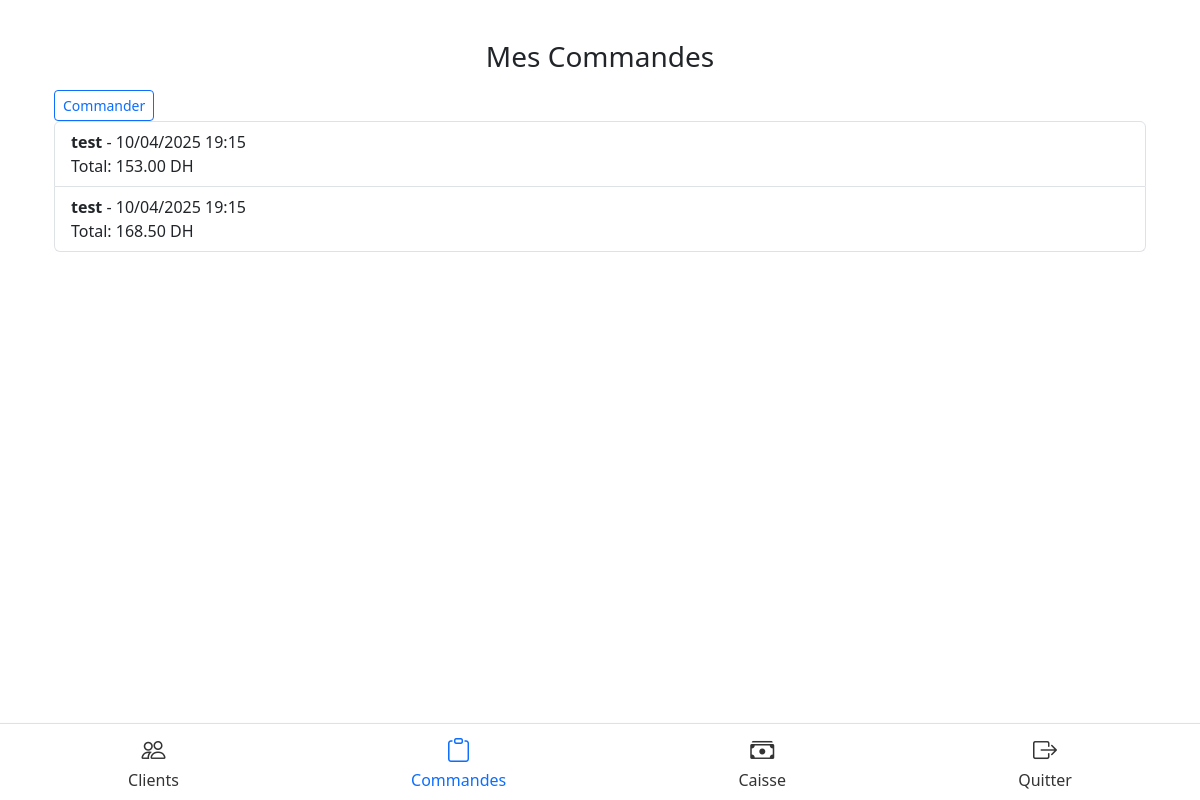
The app's page /mobile/orders/ (signed in), older data.
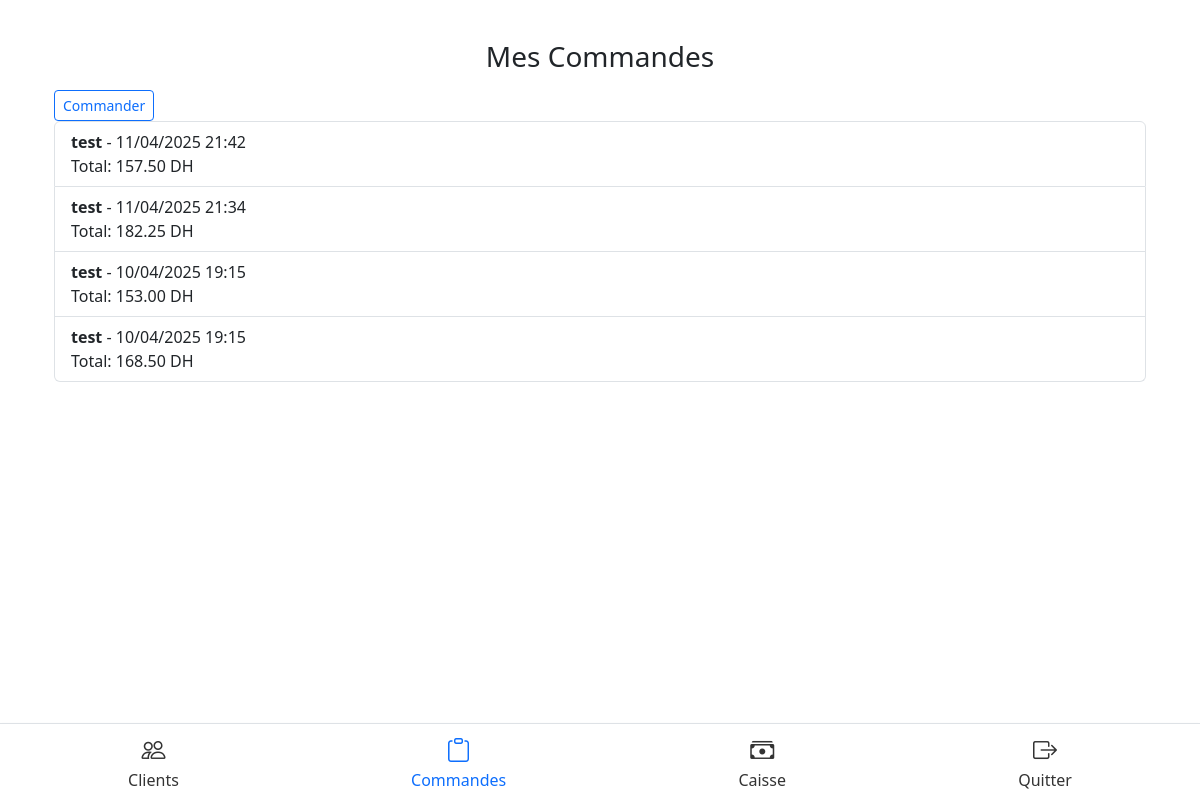
The same page, newer data.
### products/models.py (models this page shows, shortened)
class CustomerOrder(models.Model):
    seller = models.ForeignKey(Seller, on_delete=models.CASCADE)
    customer = models.ForeignKey(Customer, on_delete=models.CASCADE)
    date = models.DateTimeField(auto_now_add=True)
    total_amount = models.DecimalField(max_digits=10, decimal_places=2)
    status = models.CharField(max_length=20, default='Pending')

class Customer(models.Model):
    name = models.CharField(max_length=100)
    phone = models.CharField(max_length=20, blank=True, null=True)
    address = models.TextField(blank=True, null=True)
    seller = models.ForeignKey('Seller', on_delete=models.CASCADE, related_name='customers')

### products/views.py (the view)
# urls.py: path('mobile/orders/', views.mobile_orders, name='mobile_orders'),
@login_required
def mobile_orders(request):
    seller = get_object_or_404(Seller, user=request.user)
    orders = CustomerOrder.objects.filter(seller=seller).select_related("customer").order_by("-date")
    return render(request, "mobile/mobile_orders.html", {"orders": orders})

### products/templates/mobile/mobile_orders.html
{% extends 'mobile/base_mobile.html' %}
{% block content %}
<div class="container mt-4">
  <h3 class="mb-3 text-center">Mes Commandes</h3>
  <a href="{% url 'products:mobile_create_order' %}" class="btn btn-sm btn-outline-primary">Commander</a>
  <ul class="list-group">
    {% for order in orders %}
    <li class="list-group-item">
      <strong>{{ order.customer.name }}</strong> - {{ order.date|date:"d/m/Y H:i" }}<br>
      <span>Total: {{ order.total_amount }} DH</span>
    </li>
    {% endfor %}
  </ul>
</div>
{% endblock %}

Row changes from the older to the newer data that the page shows:
added CustomerOrder: customer.name "test", date "11/04/2025 21:42", total_amount "157.50"
added CustomerOrder: customer.name "test", date "11/04/2025 21:34", total_amount "182.25"
